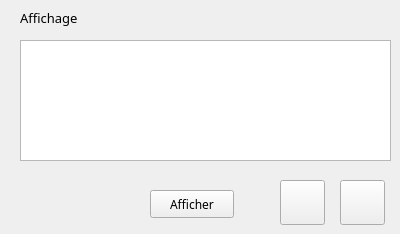
        <widget class="QWidget" name="tab_amir13">
         <attribute name="title">
          <string>Affichage</string>
         </attribute>
         <widget class="QTableView" name="tableView_r">
          <property name="geometry">
           <rect>
            <x>20</x>
            <y>40</y>
            <width>371</width>
            <height>121</height>
           </rect>
          </property>
         </widget>
         <widget class="QLabel" name="label_14">
          <property name="geometry">
           <rect>
            <x>20</x>
            <y>10</y>
            <width>151</width>
            <height>16</height>
           </rect>
          </property>
          <property name="font">
           <font>
            <family>MS Reference Sans Serif</family>
            <pointsize>10</pointsize>
            <weight>50</weight>
            <bold>false</bold>
           </font>
          </property>
          <property name="text">
           <string>Affichage</string>
          </property>
         </widget>
         <widget class="QPushButton" name="pushButton_PDFProd_4">
          <property name="geometry">
           <rect>
            <x>340</x>
            <y>180</y>
            <width>45</width>
            <height>45</height>
           </rect>
          </property>
          <property name="minimumSize">
           <size>
            <width>45</width>
            <height>45</height>
           </size>
          </property>
          <property name="font">
           <font>
            <family>MS Shell Dlg 2</family>
            <pointsize>12</pointsize>
            <weight>50</weight>
            <italic>false</italic>
            <bold>false</bold>
           </font>
          </property>
          <property name="styleSheet">
           <string notr="true">QPushButton{

    font: 12pt &quot;MS Shell Dlg 2&quot;;

color:white;

background-image:url(C:/Users/ASUS/Documents/kiosqueK/pdf(1));

background-position:  center;

background-repeat:no-repeat;

				   }</string>
          </property>
          <property name="text">
           <string/>
          </property>
         </widget>
         <widget class="QPushButton" name="pushButton_13">
          <property name="geometry">
           <rect>
            <x>280</x>
            <y>180</y>
            <width>45</width>
            <height>45</height>
           </rect>
          </property>
          <property name="minimumSize">
           <size>
            <width>45</width>
            <height>45</height>
           </size>
          </property>
          <property name="styleSheet">
           <string notr="true">QPushButton{

    font: 12pt &quot;MS Shell Dlg 2&quot;;

color:white;

background-image:url(C:/Users/ASUS/Documents/kiosqueK/excel);

background-position:  center;

background-repeat:no-repeat;

				   }</string>
          </property>
          <property name="text">
           <string/>
          </property>
         </widget>
         <widget class="QPushButton" name="afficher_r">
          <property name="geometry">
           <rect>
            <x>150</x>
            <y>190</y>
            <width>84</width>
            <height>28</height>
           </rect>
          </property>
          <property name="font">
           <font>
            <family>MS Reference Sans Serif</family>
           </font>
          </property>
          <property name="contextMenuPolicy">
           <enum>Qt::NoContextMenu</enum>
          </property>
          <property name="styleSheet">
           <string notr="true">QPushButton::hover
{
	background-color: qlineargradient(spread:pad, x1:0, y1:0.511, x2:1, y2:0.511, stop:0 rgba(0, 207, 179, 255),stop:1 rgb(108, 135, 255));

}</string>
          </property>
          <property name="text">
           <string>Afficher</string>
          </property>
          <property name="autoDefault">
           <bool>false</bool>
          </property>
          <property name="default">
           <bool>false</bool>
          </property>
          <property name="flat">
           <bool>false</bool>
          </property>
         </widget>
        </widget>
